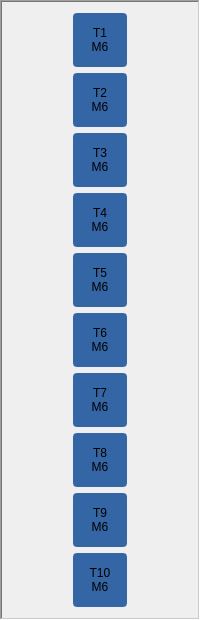
                  <widget class="QFrame" name="gridFrame">
                   <property name="minimumSize">
                    <size>
                     <width>70</width>
                     <height>0</height>
                    </size>
                   </property>
                   <property name="styleSheet">
                    <string notr="true">QPushButton {
min-height: 50px;
min-width: 50px;
max-height: 60px;
max-width: 50px;
font: 14pt &quot;DejaVu Sans&quot;;
color: rgb(0,0,0);
background-color:rgb(52, 101, 164);
border-style: solid;
border-width: 2px;
border-radius: 4px;
border-color:rgb(52, 101, 164)
}

</string>
                   </property>
                   <property name="frameShape">
                    <enum>QFrame::WinPanel</enum>
                   </property>
                   <property name="frameShadow">
                    <enum>QFrame::Sunken</enum>
                   </property>
                   <layout class="QGridLayout" name="gridLayout_55">
                    <item row="0" column="0">
                     <widget class="MDIButton" name="t1_m6_2">
                      <property name="sizePolicy">
                       <sizepolicy hsizetype="Maximum" vsizetype="Fixed">
                        <horstretch>0</horstretch>
                        <verstretch>0</verstretch>
                       </sizepolicy>
                      </property>
                      <property name="minimumSize">
                       <size>
                        <width>54</width>
                        <height>54</height>
                       </size>
                      </property>
                      <property name="maximumSize">
                       <size>
                        <width>54</width>
                        <height>64</height>
                       </size>
                      </property>
                      <property name="text">
                       <string>T1
M6</string>
                      </property>
                      <property name="rules" stdset="0">
                       <string>[{&quot;channels&quot;: [{&quot;url&quot;: &quot;status:tool_in_spindle&quot;, &quot;trigger&quot;: true}], &quot;property&quot;: &quot;Style Sheet&quot;, &quot;expression&quot;: &quot;\&quot;border-color:rgb(138, 226, 52);color: rgb(0, 0,0)\&quot; if ch[0]==1  else ''&quot;, &quot;name&quot;: &quot;color when in spindle&quot;}]</string>
                      </property>
                      <property name="MDICommand" stdset="0">
                       <string>T1M6</string>
                      </property>
                     </widget>
                    </item>
                    <item row="1" column="0">
                     <widget class="MDIButton" name="t2_m6_2">
                      <property name="sizePolicy">
                       <sizepolicy hsizetype="Maximum" vsizetype="Fixed">
                        <horstretch>0</horstretch>
                        <verstretch>0</verstretch>
                       </sizepolicy>
                      </property>
                      <property name="minimumSize">
                       <size>
                        <width>54</width>
                        <height>54</height>
                       </size>
                      </property>
                      <property name="maximumSize">
                       <size>
                        <width>54</width>
                        <height>64</height>
                       </size>
                      </property>
                      <property name="text">
                       <string>T2
M6</string>
                      </property>
                      <property name="rules" stdset="0">
                       <string>[{&quot;channels&quot;: [{&quot;url&quot;: &quot;status:tool_in_spindle&quot;, &quot;trigger&quot;: true}], &quot;property&quot;: &quot;Style Sheet&quot;, &quot;expression&quot;: &quot;\&quot;border-color:rgb(138, 226, 52);color: rgb(0, 0,0)\&quot; if ch[0] ==2 else ''&quot;, &quot;name&quot;: &quot;color when in spindle&quot;}]</string>
                      </property>
                      <property name="MDICommand" stdset="0">
                       <string>T2M6</string>
                      </property>
                     </widget>
                    </item>
                    <item row="2" column="0">
                     <widget class="MDIButton" name="t3_m6_2">
                      <property name="sizePolicy">
                       <sizepolicy hsizetype="Maximum" vsizetype="Fixed">
                        <horstretch>0</horstretch>
                        <verstretch>0</verstretch>
                       </sizepolicy>
                      </property>
                      <property name="minimumSize">
                       <size>
                        <width>54</width>
                        <height>54</height>
                       </size>
                      </property>
                      <property name="maximumSize">
                       <size>
                        <width>54</width>
                        <height>64</height>
                       </size>
                      </property>
                      <property name="text">
                       <string>T3
M6</string>
                      </property>
                      <property name="rules" stdset="0">
                       <string>[{&quot;channels&quot;: [{&quot;url&quot;: &quot;status:tool_in_spindle&quot;, &quot;trigger&quot;: true}], &quot;property&quot;: &quot;Style Sheet&quot;, &quot;expression&quot;: &quot;\&quot;border-color:rgb(138, 226, 52);color: rgb(0, 0,0)\&quot; if ch[0] ==3 else ''&quot;, &quot;name&quot;: &quot;color when in spindle&quot;}]</string>
                      </property>
                      <property name="MDICommand" stdset="0">
                       <string>T3M6</string>
                      </property>
                     </widget>
                    </item>
                    <item row="3" column="0">
                     <widget class="MDIButton" name="t4_m6_2">
                      <property name="sizePolicy">
                       <sizepolicy hsizetype="Maximum" vsizetype="Fixed">
                        <horstretch>0</horstretch>
                        <verstretch>0</verstretch>
                       </sizepolicy>
                      </property>
                      <property name="minimumSize">
                       <size>
                        <width>54</width>
                        <height>54</height>
                       </size>
                      </property>
                      <property name="maximumSize">
                       <size>
                        <width>54</width>
                        <height>64</height>
                       </size>
                      </property>
                      <property name="text">
                       <string>T4
M6</string>
                      </property>
                      <property name="rules" stdset="0">
                       <string>[{&quot;channels&quot;: [{&quot;url&quot;: &quot;status:tool_in_spindle&quot;, &quot;trigger&quot;: true}], &quot;property&quot;: &quot;Style Sheet&quot;, &quot;expression&quot;: &quot;\&quot;border-color:rgb(138, 226, 52);color: rgb(0, 0,0)\&quot; if ch[0] ==4 else ''&quot;, &quot;name&quot;: &quot;color when in spindle&quot;}]</string>
                      </property>
                      <property name="MDICommand" stdset="0">
                       <string>T4M6</string>
                      </property>
                     </widget>
                    </item>
                    <item row="4" column="0">
                     <widget class="MDIButton" name="t5_m6_2">
                      <property name="sizePolicy">
                       <sizepolicy hsizetype="Maximum" vsizetype="Fixed">
                        <horstretch>0</horstretch>
                        <verstretch>0</verstretch>
                       </sizepolicy>
                      </property>
                      <property name="minimumSize">
                       <size>
                        <width>54</width>
                        <height>54</height>
                       </size>
                      </property>
                      <property name="maximumSize">
                       <size>
                        <width>54</width>
                        <height>64</height>
                       </size>
                      </property>
                      <property name="text">
                       <string>T5
M6</string>
                      </property>
                      <property name="rules" stdset="0">
                       <string>[{&quot;channels&quot;: [{&quot;url&quot;: &quot;status:tool_in_spindle&quot;, &quot;trigger&quot;: true}], &quot;property&quot;: &quot;Style Sheet&quot;, &quot;expression&quot;: &quot;\&quot;border-color:rgb(138, 226, 52);color: rgb(0, 0,0)\&quot; if ch[0] ==5 else ''&quot;, &quot;name&quot;: &quot;color when in spindle&quot;}]</string>
                      </property>
                      <property name="MDICommand" stdset="0">
                       <string>T5M6</string>
                      </property>
                     </widget>
                    </item>
                    <item row="5" column="0">
                     <widget class="MDIButton" name="t6_m6_2">
                      <property name="sizePolicy">
                       <sizepolicy hsizetype="Maximum" vsizetype="Fixed">
                        <horstretch>0</horstretch>
                        <verstretch>0</verstretch>
                       </sizepolicy>
                      </property>
                      <property name="minimumSize">
                       <size>
                        <width>54</width>
                        <height>54</height>
                       </size>
                      </property>
                      <property name="maximumSize">
                       <size>
                        <width>54</width>
                        <height>64</height>
                       </size>
                      </property>
                      <property name="text">
                       <string>T6
M6</string>
                      </property>
                      <property name="rules" stdset="0">
                       <string>[{&quot;channels&quot;: [{&quot;url&quot;: &quot;status:tool_in_spindle&quot;, &quot;trigger&quot;: true}], &quot;property&quot;: &quot;Style Sheet&quot;, &quot;expression&quot;: &quot;\&quot;border-color:rgb(138, 226, 52);color: rgb(0, 0,0)\&quot; if ch[0] ==6 else ''&quot;, &quot;name&quot;: &quot;color when in spindle&quot;}]</string>
                      </property>
                      <property name="MDICommand" stdset="0">
                       <string>T6M6</string>
                      </property>
                     </widget>
                    </item>
                    <item row="6" column="0">
                     <widget class="MDIButton" name="t7_m6_2">
                      <property name="sizePolicy">
                       <sizepolicy hsizetype="Maximum" vsizetype="Fixed">
                        <horstretch>0</horstretch>
                        <verstretch>0</verstretch>
                       </sizepolicy>
                      </property>
                      <property name="minimumSize">
                       <size>
                        <width>54</width>
                        <height>54</height>
                       </size>
                      </property>
                      <property name="maximumSize">
                       <size>
                        <width>54</width>
                        <height>64</height>
                       </size>
                      </property>
                      <property name="text">
                       <string>T7
M6</string>
                      </property>
                      <property name="rules" stdset="0">
                       <string>[{&quot;channels&quot;: [{&quot;url&quot;: &quot;status:tool_in_spindle&quot;, &quot;trigger&quot;: true}], &quot;property&quot;: &quot;Style Sheet&quot;, &quot;expression&quot;: &quot;\&quot;border-color:rgb(138, 226, 52);color: rgb(0, 0,0)\&quot; if ch[0] ==7 else ''&quot;, &quot;name&quot;: &quot;color when in spindle&quot;}]</string>
                      </property>
                      <property name="MDICommand" stdset="0">
                       <string>T7M6</string>
                      </property>
                     </widget>
                    </item>
                    <item row="7" column="0">
                     <widget class="MDIButton" name="t8_m6_2">
                      <property name="sizePolicy">
                       <sizepolicy hsizetype="Maximum" vsizetype="Fixed">
                        <horstretch>0</horstretch>
                        <verstretch>0</verstretch>
                       </sizepolicy>
                      </property>
                      <property name="minimumSize">
                       <size>
                        <width>54</width>
                        <height>54</height>
                       </size>
                      </property>
                      <property name="maximumSize">
                       <size>
                        <width>54</width>
                        <height>64</height>
                       </size>
                      </property>
                      <property name="text">
                       <string>T8
M6</string>
                      </property>
                      <property name="rules" stdset="0">
                       <string>[{&quot;channels&quot;: [{&quot;url&quot;: &quot;status:tool_in_spindle&quot;, &quot;trigger&quot;: true}], &quot;property&quot;: &quot;Style Sheet&quot;, &quot;expression&quot;: &quot;\&quot;border-color:rgb(138, 226, 52);color: rgb(0, 0,0)\&quot; if ch[0] ==8 else ''&quot;, &quot;name&quot;: &quot;color when in spindle&quot;}]</string>
                      </property>
                      <property name="MDICommand" stdset="0">
                       <string>T8M6</string>
                      </property>
                     </widget>
                    </item>
                    <item row="8" column="0">
                     <widget class="MDIButton" name="t9_m6_2">
                      <property name="sizePolicy">
                       <sizepolicy hsizetype="Maximum" vsizetype="Fixed">
                        <horstretch>0</horstretch>
                        <verstretch>0</verstretch>
                       </sizepolicy>
                      </property>
                      <property name="minimumSize">
                       <size>
                        <width>54</width>
                        <height>54</height>
                       </size>
                      </property>
                      <property name="maximumSize">
                       <size>
                        <width>54</width>
                        <height>64</height>
                       </size>
                      </property>
                      <property name="text">
                       <string>T9
M6</string>
                      </property>
                      <property name="rules" stdset="0">
                       <string>[{&quot;channels&quot;: [{&quot;url&quot;: &quot;status:tool_in_spindle&quot;, &quot;trigger&quot;: true}], &quot;property&quot;: &quot;Style Sheet&quot;, &quot;expression&quot;: &quot;\&quot;border-color:rgb(138, 226, 52);color: rgb(0, 0,0)\&quot; if ch[0] ==9 else ''&quot;, &quot;name&quot;: &quot;color when in spindle&quot;}]</string>
                      </property>
                      <property name="MDICommand" stdset="0">
                       <string>T9M6</string>
                      </property>
                     </widget>
                    </item>
                    <item row="9" column="0">
                     <widget class="MDIButton" name="t10_m6_2">
                      <property name="sizePolicy">
                       <sizepolicy hsizetype="Maximum" vsizetype="Fixed">
                        <horstretch>0</horstretch>
                        <verstretch>0</verstretch>
                       </sizepolicy>
                      </property>
                      <property name="minimumSize">
                       <size>
                        <width>54</width>
                        <height>54</height>
                       </size>
                      </property>
                      <property name="maximumSize">
                       <size>
                        <width>54</width>
                        <height>64</height>
                       </size>
                      </property>
                      <property name="styleSheet">
                       <string notr="true"/>
                      </property>
                      <property name="text">
                       <string>T10
M6</string>
                      </property>
                      <property name="rules" stdset="0">
                       <string>[{&quot;channels&quot;: [{&quot;url&quot;: &quot;status:tool_in_spindle&quot;, &quot;trigger&quot;: true}], &quot;property&quot;: &quot;Style Sheet&quot;, &quot;expression&quot;: &quot;\&quot;border-color:rgb(138, 226, 52);color: rgb(0, 0,0)\&quot; if ch[0] ==10 else ''&quot;, &quot;name&quot;: &quot;color when in spindle&quot;}]</string>
                      </property>
                      <property name="MDICommand" stdset="0">
                       <string>T10M6</string>
                      </property>
                     </widget>
                    </item>
                   </layout>
                  </widget>
